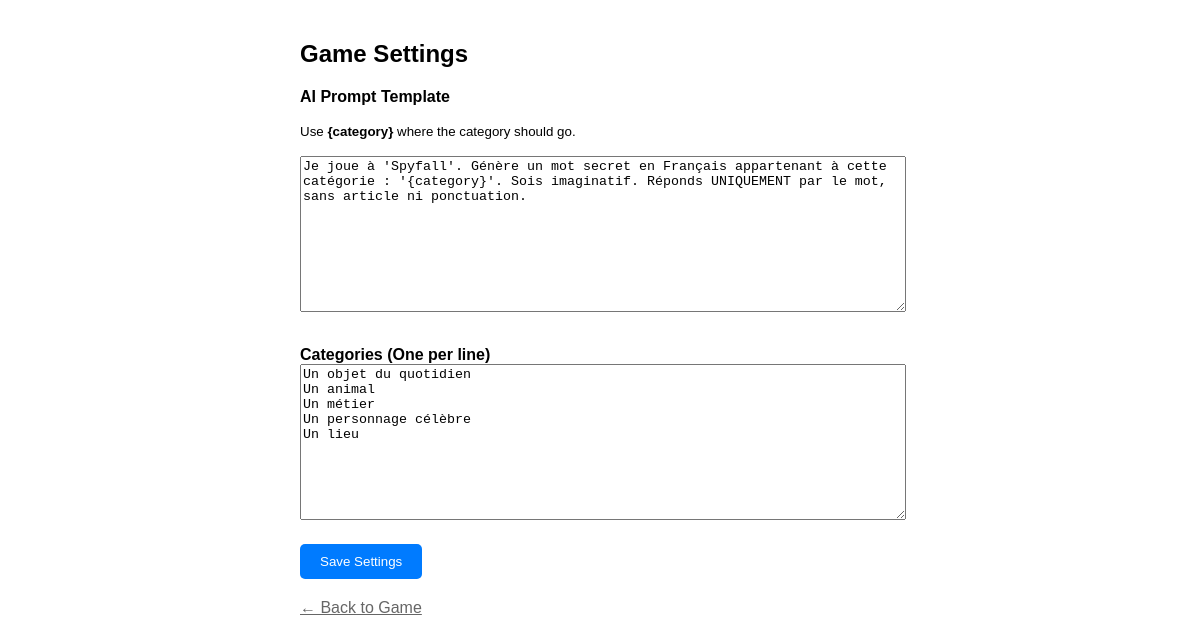
Page /settings/ (signed in) on the committed database.
### core/models.py (models this page shows, shortened)
class GameConfig(models.Model):
    prompt_template = models.TextField(
        default=(
            "Je joue à 'Spyfall'. Génère un mot secret en Français appartenant à cette catégorie : '{category}'. "
            "Sois imaginatif. Réponds UNIQUEMENT par le mot, sans article ni ponctuation."
        ),
        help_text="Use {category} where you want the random category to appear."
    )
    categories = models.TextField(
        default=(
            "Un objet du quotidien\n"
            "Un animal\n"
            "Un métier\n"
            "Un personnage célèbre\n"
            "Un lieu"
        ),
        help_text="Put each category on a new line."
    )
    kalak_prompt = models.TextField(default="Donne-moi une question de culture générale obscure et sa réponse.")

### core/views.py (the view)
# urls.py: path('settings/', views.ConfigView.as_view(), name='settings'),
class ConfigView(LoginRequiredMixin, UpdateView):
    model = GameConfig
    fields = ['prompt_template', 'categories']
    template_name = 'core/config.html'
    success_url = reverse_lazy('play')
    def get_object(self):
        obj, created = GameConfig.objects.get_or_create(id=1)
        return obj

### core/templates/core/config.html (shortened to what this page needs)
<!DOCTYPE html>
<html>
<head>
</head>
<body>
    <h2>Game Settings</h2>
    <form method="post">
        <label>AI Prompt Template</label>
        <p><small>Use <strong>{category}</strong> where the category should go.</small></p>
        {{ form.prompt_template }}
        <label>Categories (One per line)</label>
        {{ form.categories }}
        <button type="submit">Save Settings</button>
    </form>
    <a href="{% url 'game' %}" class="back">← Back to Game</a>
</body>
</html>

### core/templates/core/config.html (style rules this page uses)
body { font-family: sans-serif; padding: 20px; max-width: 600px; margin: 0 auto; }
textarea { width: 100%; height: 150px; margin-bottom: 20px; font-family: monospace; }
label { font-weight: bold; display: block; margin-top: 10px; }
button { background: #007bff; color: white; padding: 10px 20px; border: none; border-radius: 5px; cursor: pointer; }
.back { display: block; margin-top: 20px; color: #666; }

### rows in the picture
GameConfig: prompt_template "Je joue à 'Spyfall'. Génère un mot secret en Français appartenant à cette catégorie : '{category}'. Sois imaginatif. Réponds UNIQUEMENT par le mot, sans article ni ponctuation.", categories "Un objet du quotidien Un animal Un métier Un personnage célèbre Un lieu"
